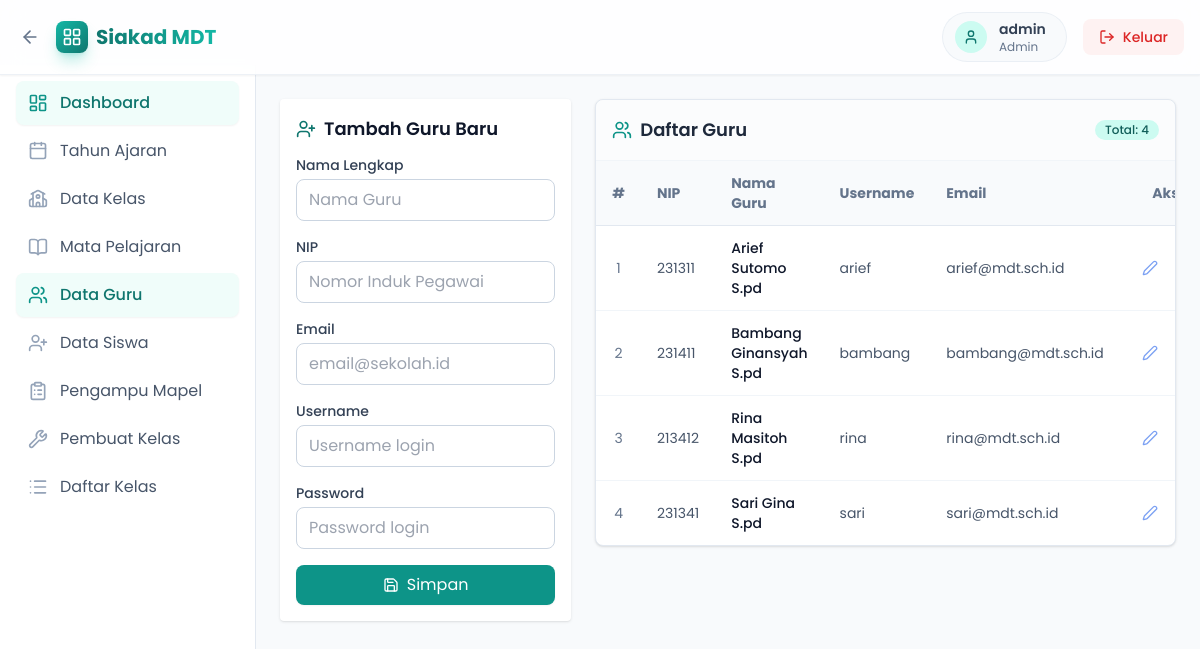
The app's page /public/index.php?page=admin&resource=teachers (signed in) with its own data.
### tables this page shows
CREATE TABLE `users` (
  `id` int(11) NOT NULL,
  `username` varchar(50) NOT NULL,
  `password_hash` varchar(255) NOT NULL,
  `role` enum('admin','teacher','student') NOT NULL,
  `created_at` datetime NOT NULL DEFAULT current_timestamp()
);

CREATE TABLE `teachers` (
  `id` int(11) NOT NULL,
  `user_id` int(11) NOT NULL,
  `name` varchar(100) NOT NULL,
  `nip` varchar(20) DEFAULT NULL,
  `email` varchar(100) DEFAULT NULL
);

### config/database.php (called while the page is built, shortened)
<?php
function db(): PDO {
    static $pdo = null;
    if ($pdo === null) {
        $dsn = 'mysql:host=' . DB_HOST . ';dbname=' . DB_NAME . ';charset=utf8mb4';
        $pdo = new PDO($dsn, DB_USER, DB_PASS, [
            PDO::ATTR_ERRMODE => PDO::ERRMODE_EXCEPTION,
            PDO::ATTR_DEFAULT_FETCH_MODE => PDO::FETCH_ASSOC,
        ]);
    }
    return $pdo;
}
?>

### config/auth.php (called while the page is built, shortened)
<?php
require_once __DIR__ . '/database.php';
function current_user(): ?array {
    $stmt = db()->prepare('SELECT id, username, role FROM users WHERE id = ?');
    $stmt->execute([$_SESSION['user_id']]);
    $u = $stmt->fetch();
    return $u ?: null;
}
?>

### models/Teacher.php (called while the page is built, shortened)
<?php
require_once __DIR__ . '/../config/database.php';
class Teacher {
    public static function allWithUser(): array {
        $stmt = db()->query('SELECT t.id, t.name, t.nip, t.email, u.username FROM teachers t JOIN users u ON u.id = t.user_id ORDER BY t.name');
        return $stmt->fetchAll();
    }
}
?>

### views/admin/teachers.php (the view, shortened to what this page needs)
<div class="flex items-start gap-6">
  <div class="w-full md:w-1/3 bg-white shadow rounded p-4 hover:shadow-md transition-shadow sticky top-24">
    <div class="text-lg font-semibold mb-3 flex items-center gap-2">
        <i data-lucide="<?= isset($edit) ? 'edit' : 'user-plus' ?>" class="w-5 h-5 text-brand-700"></i>
        <?= isset($edit) ? 'Edit Data Guru' : 'Tambah Guru Baru' ?>
    </div>
    <form method="post" class="space-y-4">
      <div>
        <label class="block text-sm font-medium text-slate-700 mb-1">Nama Lengkap</label>
        <input name="name" value="<?= isset($edit) ? htmlspecialchars($edit['name']) : '' ?>" class="w-full border border-slate-300 rounded-lg px-3 py-2 focus:outline-none focus:ring-2 focus:ring-brand-500/20 focus:border-brand-500 transition-all" required placeholder="Nama Guru" />
      </div>
      <div>
        <label class="block text-sm font-medium text-slate-700 mb-1">NIP</label>
        <input name="nip" value="<?= isset($edit) ? htmlspecialchars($edit['nip'] ?? '') : '' ?>" class="w-full border border-slate-300 rounded-lg px-3 py-2 focus:outline-none focus:ring-2 focus:ring-brand-500/20 focus:border-brand-500 transition-all" placeholder="Nomor Induk Pegawai" />
      </div>
      <div>
        <label class="block text-sm font-medium text-slate-700 mb-1">Email</label>
        <input name="email" type="email" value="<?= isset($edit) ? htmlspecialchars($edit['email']) : '' ?>" class="w-full border border-slate-300 rounded-lg px-3 py-2 focus:outline-none focus:ring-2 focus:ring-brand-500/20 focus:border-brand-500 transition-all" required placeholder="email@sekolah.id" />
      </div>
      <div>
        <label class="block text-sm font-medium text-slate-700 mb-1">Username</label>
        <input name="username" value="<?= isset($edit) ? htmlspecialchars($edit['username']) : '' ?>" class="w-full border border-slate-300 rounded-lg px-3 py-2 focus:outline-none focus:ring-2 focus:ring-brand-500/20 focus:border-brand-500 transition-all" required placeholder="Username login" />
      </div>
      <div>
        <label class="block text-sm font-medium text-slate-700 mb-1">Password <?= isset($edit) ? '<span class="text-xs text-slate-500 font-normal">(Kosongkan jika tidak diubah)</span>' : '' ?></label>
        <input name="password" type="password" class="w-full border border-slate-300 rounded-lg px-3 py-2 focus:outline-none focus:ring-2 focus:ring-brand-500/20 focus:border-brand-500 transition-all" <?= isset($edit) ? '' : 'required' ?> placeholder="Password login" />
      </div>
      <div class="flex gap-2">
          <button type="submit" class="flex-1 inline-flex justify-center items-center gap-2 px-4 py-2 bg-brand-600 hover:bg-brand-700 text-white rounded-lg transition-colors shadow-sm">
            <i data-lucide="save" class="w-4 h-4"></i>
            <span><?= isset($edit) ? 'Update' : 'Simpan' ?></span>
          </button>
      </div>
    </form>
  </div>
  <div class="w-full md:w-2/3 bg-white shadow rounded-lg overflow-hidden border border-slate-200">
    <div class="p-4 border-b border-slate-100 bg-slate-50/50 flex justify-between items-center">
        <div class="text-lg font-semibold flex items-center gap-2 text-slate-800">
            <i data-lucide="users" class="w-5 h-5 text-brand-600"></i> Daftar Guru
        </div>
        <span class="text-xs font-medium px-2.5 py-0.5 rounded-full bg-brand-100 text-brand-800">
            Total: <?= count($teachers) ?>
        </span>
    </div>
    <div class="overflow-x-auto">
        <table class="min-w-full text-sm text-left">
          <thead class="bg-slate-50 text-slate-500 font-medium border-b border-slate-200">
            <tr>
              <th class="px-4 py-3 w-16 text-center">#</th>
              <th class="px-4 py-3">NIP</th>
              <th class="px-4 py-3">Nama Guru</th>
              <th class="px-4 py-3">Username</th>
              <th class="px-4 py-3">Email</th>
              <th class="px-4 py-3 w-32 text-center">Aksi</th>
            </tr>
          </thead>
          <tbody class="divide-y divide-slate-100">
            <?php if (empty($teachers)): ?>
                <tr>
                    <td colspan="6" class="px-4 py-8 text-center text-slate-400 italic">Belum ada data guru</td>
                </tr>
            <?php else: ?>
                <?php foreach ($teachers as $i => $t): ?>
                  <tr class="hover:bg-slate-50/50 transition-colors group">
                    <td class="px-4 py-3 text-center text-slate-500"><?= $i + 1 ?></td>
                    <td class="px-4 py-3 text-slate-600"><?= htmlspecialchars($t['nip'] ?? '-') ?></td>
                    <td class="px-4 py-3 font-medium text-slate-900"><?= htmlspecialchars($t['name']) ?></td>
                    <td class="px-4 py-3 text-slate-600"><?= htmlspecialchars($t['username']) ?></td>
                    <td class="px-4 py-3 text-slate-600"><?= htmlspecialchars($t['email']) ?></td>
                    <td class="px-4 py-3 text-center">
                        <div class="flex items-center justify-center gap-2 opacity-60 group-hover:opacity-100 transition-opacity">
                            <a href="index.php?page=admin&resource=teachers&action=edit&id=<?= $t['id'] ?>" class="p-1.5 text-blue-600 hover:bg-blue-50 rounded-md transition-colors" title="Edit">
                                <i data-lucide="edit-2" class="w-4 h-4"></i>
                            </a>
                            <a href="index.php?page=admin&resource=teachers&action=delete&id=<?= $t['id'] ?>" onclick="return confirm('Apakah Anda yakin ingin menghapus guru ini?')" class="p-1.5 text-red-600 hover:bg-red-50 rounded-md transition-colors" title="Hapus">
                            </a>
                        </div>
                    </td>
                  </tr>
                <?php endforeach; ?>
            <?php endif; ?>
          </tbody>
        </table>
    </div>
  </div>
</div>

### views/layout.php (shortened to what this page needs)
<?php
require_once BASE_PATH . '/config/auth.php';
$u = current_user();
?>
<!DOCTYPE html>
<html>
<head>
<script src="https://cdn.tailwindcss.com"></script>
</head>
<body class="bg-slate-50 min-h-screen font-poppins text-slate-900 bg-[url('https://www.transparenttextures.com/patterns/cubes.png')]">
<header class="bg-white/80 backdrop-blur-md shadow-sm sticky top-0 z-40 border-b border-slate-200/60" aria-label="Header">
  <div class="max-w-7xl mx-auto px-4 py-3 flex items-center justify-between">
    <div class="flex items-center gap-3">
      <a id="backButton" aria-label="Kembali" href="#" data-role="<?= $u['role'] ?? '' ?>" class="inline-flex items-center gap-1 text-slate-500 hover:text-brand-600 transition-colors p-1 rounded-full hover:bg-brand-50">
        <i data-lucide="arrow-left" class="w-5 h-5"></i>
      </a>
      <a href="index.php?page=<?= $u && $u['role'] ? htmlspecialchars($u['role']) : 'login' ?>" class="flex items-center gap-2 group">
        <div class="w-8 h-8 bg-gradient-to-br from-brand-500 to-brand-700 rounded-lg flex items-center justify-center text-white shadow-lg shadow-brand-500/30 group-hover:scale-105 transition-transform">
            <i data-lucide="layout-grid" class="w-5 h-5"></i>
        </div>
        <span class="text-lg md:text-xl font-bold bg-clip-text text-transparent bg-gradient-to-r from-brand-700 to-brand-500">Siakad MDT</span>
      </a>
    </div>
    <div class="flex items-center gap-4">
      <?php if ($u): ?>
        <div class="hidden sm:flex items-center gap-3 px-3 py-1.5 bg-slate-100/50 rounded-full border border-slate-200/60">
          <div class="w-8 h-8 rounded-full bg-brand-100 text-brand-700 flex items-center justify-center">
            <i data-lucide="user" class="w-4 h-4"></i>
          </div>
          <div class="flex flex-col leading-none mr-2">
             <span class="text-sm font-semibold text-slate-700"><?= htmlspecialchars($u['username']) ?></span>
             <span class="text-xs text-slate-500 capitalize"><?= htmlspecialchars($u['role']) ?></span>
          </div>
        </div>
        <a href="index.php?page=logout" class="inline-flex items-center gap-2 px-4 py-2 bg-red-50 text-red-600 rounded-lg hover:bg-red-100 hover:text-red-700 focus:outline-none focus:ring-2 focus:ring-red-400 transition-all font-medium text-sm" aria-label="Keluar">
          <i data-lucide="log-out" class="w-4 h-4"></i>
          <span class="hidden sm:inline">Keluar</span>
        </a>
      <?php endif; ?>
    </div>
  </div>
</header>
<?php if ($u && $u['role'] === 'admin'): ?>
  <div class="flex pt-0">
    <aside class="w-64 fixed inset-y-0 left-0 top-[65px] bg-white border-r border-slate-200 hidden md:block overflow-y-auto pb-20 z-30">
      <nav class="p-4 space-y-1">
        <?php
        $menu = [
            ['url' => 'index.php?page=admin', 'icon' => 'layout-dashboard', 'label' => 'Dashboard'],
            ['url' => 'index.php?page=admin&resource=academic_years', 'icon' => 'calendar', 'label' => 'Tahun Ajaran'],
            ['url' => 'index.php?page=admin&resource=classes', 'icon' => 'school', 'label' => 'Data Kelas'],
            ['url' => 'index.php?page=admin&resource=subjects', 'icon' => 'book-open', 'label' => 'Mata Pelajaran'],
            ['url' => 'index.php?page=admin&resource=teachers', 'icon' => 'users', 'label' => 'Data Guru'],
            ['url' => 'index.php?page=admin&resource=students', 'icon' => 'user-plus', 'label' => 'Data Siswa'],
            ['url' => 'index.php?page=admin&resource=teaching_assignments', 'icon' => 'clipboard-list', 'label' => 'Pengampu Mapel'],
            ['url' => 'index.php?page=admin&resource=class_builder', 'icon' => 'wrench', 'label' => 'Pembuat Kelas'],
            ['url' => 'index.php?page=admin&resource=class_roster', 'icon' => 'list', 'label' => 'Daftar Kelas'],
        ];
        $currentUrl = 'index.php?' . $_SERVER['QUERY_STRING'];
        ?>
        <?php foreach ($menu as $item): ?>
          <?php $isActive = strpos($currentUrl, $item['url']) !== false || ($item['url'] === 'index.php?page=admin' && $currentUrl === 'index.php?page=admin'); ?>
          <a href="<?= $item['url'] ?>" class="flex items-center gap-3 px-3 py-2.5 rounded-lg transition-all duration-200 <?= $isActive ? 'bg-brand-50 text-brand-700 font-medium shadow-sm' : 'text-slate-600 hover:bg-slate-50 hover:text-slate-900' ?>">
            <i data-lucide="<?= $item['icon'] ?>" class="w-5 h-5 <?= $isActive ? 'text-brand-600' : 'text-slate-400' ?>"></i>
            <span><?= $item['label'] ?></span>
          </a>
        <?php endforeach; ?>
      </nav>
    </aside>
    <main class="flex-1 ml-0 md:ml-64 p-6 min-h-[calc(100vh-65px)]">
      <?php require $content; ?>
    </main>
  </div>
<?php endif; ?>
</body>
</html>

### records on screen
users: username "admin", role "Admin"
teachers: nip "231311", name "Arief Sutomo S.pd", user.username "arief", email "arief@mdt.sch.id"
teachers: nip "231411", name "Bambang Ginansyah S.pd", user.username "bambang", email "bambang@mdt.sch.id"
teachers: nip "213412", name "Rina Masitoh S.pd", user.username "rina", email "rina@mdt.sch.id"
teachers: nip "231341", name "Sari Gina S.pd", user.username "sari", email "sari@mdt.sch.id"

### other values on screen
$item['label'] "Dashboard"
$item['label'] "Tahun Ajaran"
$item['label'] "Data Kelas"
$item['label'] "Mata Pelajaran"
$item['label'] "Data Guru"
$item['label'] "Data Siswa"
$item['label'] "Pengampu Mapel"
$item['label'] "Pembuat Kelas"
$item['label'] "Daftar Kelas"
count($teachers) "4"
